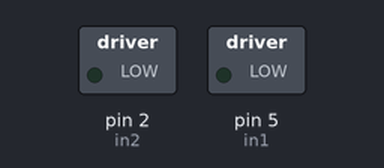
Bench run of a sketch on a simulated Arduino Uno, built with avr-gcc and run on an emulated ATmega328P. Parts: switched loads named in the sketch (green lamp = pin HIGH).

Above: at 2.5 s.
At 7.5 s:
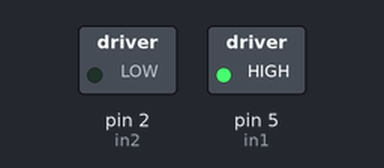
At 12.5 s:
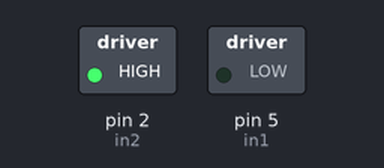
At 17.5 s:
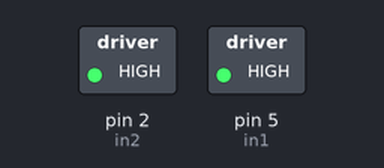
Timing chart, 0 to 26.0 s (numbered marks = the images above):
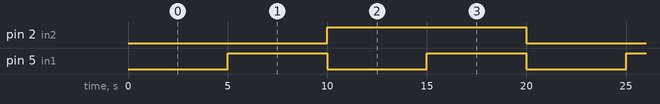

Measured:
- by itself, pin 2 (in2): alternates HIGH for 10.0 s and LOW for 10.0 s
- by itself, pin 5 (in1): alternates HIGH for 5.0 s and LOW for 5.0 s
- by itself, everything shown: repeats every 20.0 s, in 4 steps

The sketch:

Motor1.ino
```cpp
int in1=5;
int in2=2;

void setup(){
  pinMode(in1,1);
  pinMode(in2,1);
}

void loop(){
  digitalWrite(in1,0);
  digitalWrite(in2,0);
  delay(5000);
  digitalWrite(in1,1);
  digitalWrite(in2,0);
  delay(5000);
  digitalWrite(in1,0);
  digitalWrite(in2,1);
  delay(5000);
  digitalWrite(in1,1);
  digitalWrite(in2,1);
  delay(5000);
}
```
